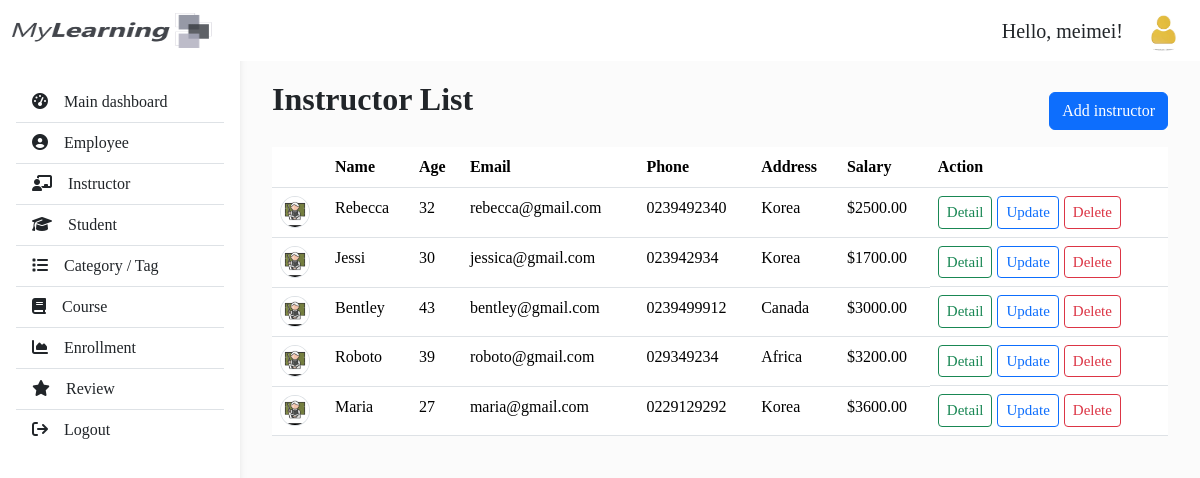
/instructors/ (signed in), run on an earlier commit of the app's database.
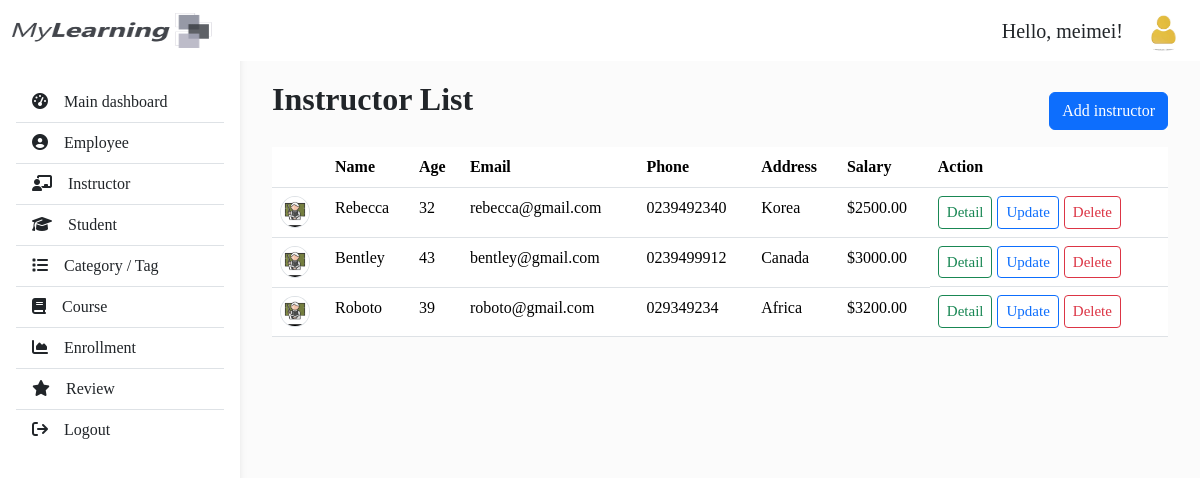
And on a later commit of the database.
### users/models.py (models this page shows, shortened)
class Instructor(models.Model):
  user = models.OneToOneField(User, on_delete=models.CASCADE, null=True)
  name = models.CharField(max_length=100)
  age = models.IntegerField()
  email = models.EmailField()
  phone = models.CharField(max_length=20)
  address = models.CharField(max_length=150)
  salary = models.DecimalField(max_digits=10, decimal_places=2)

### users/decorators.py (the view)
    def wrapper_func(request, *args, **kwargs):
      group = None
      if request.user.groups.exists():
        group = request.user.groups.all()[0].name
        print('login group: ', group)
      print('allow group: ', allow_roles)
      if group in allow_roles:
        return view_func(request, *args, **kwargs)
      else:
        return HttpResponse('You are not authorize to view this page!')

### users/views.py (called while the page is built)
@login_required(login_url='login')
@allow_users(allow_roles=['admin'])
def Instructor_List(request):
  instructors = Instructor.objects.all()
  return render(request, 'instructors/list.html', {'instructors':instructors})

### users/templates/instructors/list.html (shortened to what this page needs)
{% extends 'base.html' %}
{%block content %}
  <div class="px-4 py-3">
    <div class="d-flex align-items-center">
      <div class="flex-grow-1 fw-bold fs-2 mb-4">Instructor List</div>
      <a href="{% url 'users:instructor_create' %}" class="btn btn-primary">Add instructor</a>
    </div>
    <div class="overflow-auto">
      <table class="table">
        <thead>
          <tr>
            <th scope="col"></th>
            <th scope="col">Name</th>
            <th scope="col">Age</th>
            <th scope="col">Email</th>
            <th scope="col">Phone</th>
            <th scope="col">Address</th>
            <th scope="col">Salary</th>
            <th scope="col">Action</th>
          </tr>
        </thead>
        <tbody>
          {% for instructor in instructors %}
          <tr>
            <th scope="row">
              <img class="rounded-circle border" style="width: 30px;" src="/media/profiles/instructor-profile.jpg" alt="profile">
            </th>
            <td>{{instructor.name}}</td>
            <td>{{instructor.age}}</td>
            <td>{{instructor.email}}</td>
            <td>{{instructor.phone}}</td>
            <td>{{instructor.address}}</td>
            <td>${{instructor.salary}}</td>
            <td class="btn-container">
              <a
                href="{% url 'users:instructor_detail' instructor.id %}"
                class="btn btn-outline-success btn-sm"
                >Detail</a
              >
              <a
                href="{% url 'users:instructor_update' instructor.id %}"
                class="btn btn-outline-primary btn-sm"
                >Update</a
              >
              <a
                href="{% url 'users:instructor_delete' instructor.id %}"
                class="btn btn-outline-danger btn-sm"
                >Delete</a
              >
            </td>
          </tr>
          {% endfor %}
        </tbody>
      </table>
    </div>
  </div>
{% endblock content %}

### templates/base.html (shortened to what this page needs)
<!DOCTYPE html>
<html lang="en">
  <head>
    {% load static %}
    <link
      href="https://cdn.jsdelivr.net/npm/bootstrap@5.3.7/dist/css/bootstrap.min.css"
      rel="stylesheet"
    />
    <link
      rel="stylesheet"
      href="https://cdn.jsdelivr.net/npm/bootstrap-icons@1.11.3/font/bootstrap-icons.css"
    />
    <link
      rel="stylesheet"
      href="https://cdnjs.cloudflare.com/ajax/libs/font-awesome/6.5.0/css/all.min.css"
    />
    <link rel="stylesheet" href="{% static 'css/style.css' %}" />
  </head>
  <body>
    <header>
      <nav
        id="sidebarMenu"
        class="collapse d-lg-block sidebar collapse bg-white"
      >
        <div class="position-sticky">
          <div class="list-group list-group-flush mx-3 mt-4">
            <a
              href="{% url 'dashboard' %}"
              class="list-group-item list-group-item-action py-2 ripple"
              aria-current="true"
            >
              <i class="fas fa-tachometer-alt me-3"></i
              ><span>Main dashboard</span>
            </a>
            {% if request.user.groups.all.0.name == 'admin' %}
              <a
                href="{% url 'users:employee_list' %}"
                class="list-group-item list-group-item-action py-2 ripple"
              >
                <i class="fa-solid fa-circle-user me-3"></i><span>Employee</span>
              </a>
              <a
                href="{% url 'users:instructor_list' %}"
                class="list-group-item list-group-item-action py-2 ripple"
              >
                <i class="fa-solid fa-chalkboard-user me-3"></i><span>Instructor</span>
              </a>
              <a
                href="{% url 'users:student_list' %}"
                class="list-group-item list-group-item-action py-2 ripple"
              >
                <i class="fa-solid fa-graduation-cap me-3"></i></i><span>Student</span>
              </a>
            {% endif %}
            {% if request.user.groups.all.0.name == 'admin' or request.user.groups.all.0.name == 'instructor' %}
              <a
                href="{% url 'courses:category_list' %}"
                class="list-group-item list-group-item-action py-2 ripple"
              >
                <i class="fa-solid fa-list me-3"></i><span>Category / Tag</span>
              </a>
            {% endif %}
            <a
              href="{% url 'courses:course_list' %}"
              class="list-group-item list-group-item-action py-2 ripple"
            >
              <i class="fa-solid fa-book me-3"></i><span>Course</span>
            </a>
            {% if request.user.groups.all.0.name == 'admin' %}
              <a
                href="{% url 'enrollments:enrollment_list' %}"
                class="list-group-item list-group-item-action py-2 ripple"
              >
                <i class="fas fa-chart-area me-3"></i><span>Enrollment</span>
              </a>
            {% endif %}
            {% if request.user.groups.all.0.name == 'admin' %}
              <a
                href="{% url 'reviews:review_list' %}"
                class="list-group-item list-group-item-action py-2 ripple"
              >
                <i class="fa-solid fa-star me-3"></i><span>Review</span>
              </a>
            {% endif %}
            <a
              href="{% url 'logout' %}"
              class="list-group-item list-group-item-action py-2 ripple"
            >
              <i class="fa-solid fa-arrow-right-from-bracket me-3"></i></i></i><span>Logout</span>
            </a>
          </div>
        </div>
      </nav>
      <nav id="main-navbar" class="navbar navbar-expand-lg bg-white fixed-top">
        <div class="container-fluid">
          <a class="navbar-brand" href="#">
            <img
              src="/media/profiles/my-learning-logo.png"
              height="35"
              width="200"
              alt="MDB Logo"
              loading="lazy"
            />
          </a>
          <ul class="navbar-nav ms-auto d-flex flex-row align-items-center gap-3">
            <li class="nav-item fs-5 d-flex align-items-center gap-3">
              <span>Hello, {{request.user}}!</span>
              <div>
                {% with request.user.groups.all.0.name as group %}
                  {% if group == "admin" %}
                      <img src="/media/profiles/employee-profile.webp" alt="profile" style="height: 40px; border-radius: 50%;" />
                  {% elif group == "instructor" %}
                      <img src="/media/profiles/instructor-profile.jpg" alt="profile" style="height: 40px; border-radius: 50%;" />
                  {% endif %}
                {% endwith %}
              </div>
            </li>
          </ul>
        </div>
      </nav>
    </header>
    <main style="margin-top: 35px">
      <div class="container py-4 px-2">
        {% block content %} {% endblock content %}
      </div>
    </main>
  </body>
</html>

### static/css/style.css (style rules this page uses)
body { background-color: #fbfbfb; font-family: Cambria, Cochin, Georgia, Times, "Times New Roman", serif; }
@media (min-width: 991.98px) { main { padding-left: 240px; } }
.sidebar { position: fixed; top: 0; bottom: 0; left: 0; padding: 58px 0 0; box-shadow: 0 2px 5px 0 rgb(0 0 0 / 5%), 0 2px 10px 0 rgb(0 0 0 / 5%); width: 240px; z-index: 600; }

What changed in the data, as far as the page shows it:
removed Instructor: name "Jessi", age "30", email "jessica@gmail.com", phone "023942934", address "Korea", salary "1700.00"
removed Instructor: name "Maria", age "27", email "maria@gmail.com", phone "0229129292", address "Korea", salary "3600.00"
